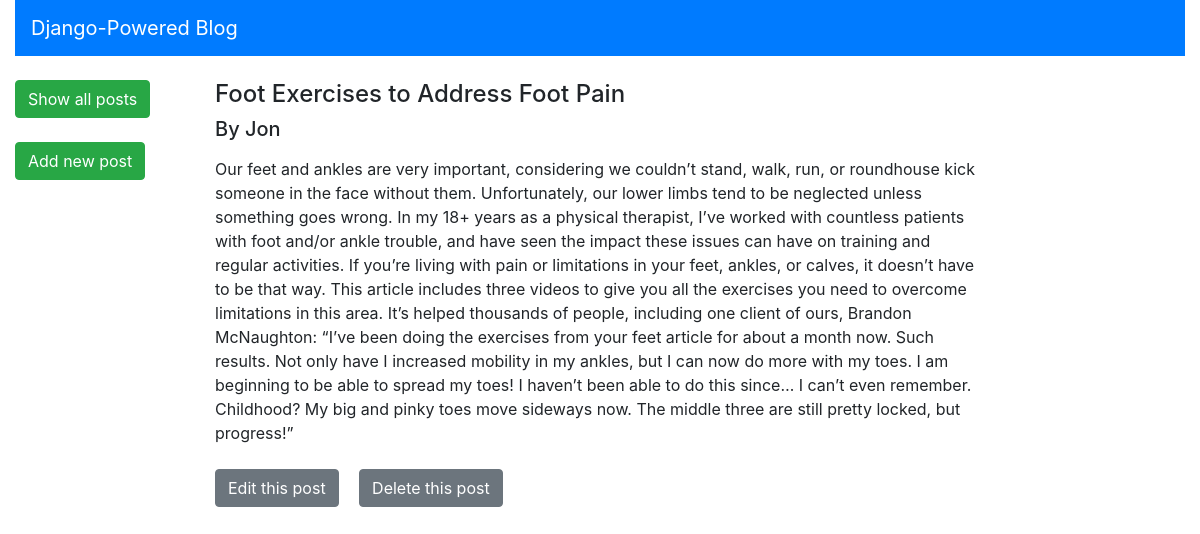
/post/16/, run on the app's committed database.
### blog/models.py (models this page shows, shortened)
class Post(models.Model):
    title = models.CharField(max_length=200)
    body = models.TextField()
    author = models.ForeignKey(
        'auth.User',
        on_delete=models.CASCADE,
    )

### blog/views.py (the view)
# urls.py: path('post/<int:pk>/', BlogDetailView.as_view(), name='post_detail'),
class BlogDetailView(DetailView):
    model = Post
    template_name = 'post_detail.html'

### templates/post_detail.html
{% extends 'base.html' %}
{% block content %}
    <div class="row">
        <div class="col">
            <h4>{{ post.title }}</h4>
            <h5>By {{ post.author }}</h5>
        </div>
    </div>
    <div class="row">
        <div class="col py-2">
            <p>{{ post.body }}</p>
        </div>
    </div>
    <div class="row">
        <div class="col">
            <a class="btn btn-secondary mr-3" href="{% url 'post_edit' post.pk %}" role="button">Edit this post</a>
            <a class="btn btn-secondary" href="{% url 'post_delete' post.pk %}" role="button">Delete this post</a>
        </div>
    </div>
{% endblock content %}

### data on the page
Post: title "Foot Exercises to Address Foot Pain", author "Jon", body "Our feet and ankles are very important, considering we couldn’t stand, walk, run, or roundhouse kick someone in the face without them. Unfortunately, our lower limbs tend to be neglected unless something goes wrong. In my 18+ years as a physical therapist, I’ve worked with countless patients with foot and/or ankle trouble, and have seen the impact these issues can have on training and regular activities. If you’re living with pain or limitations in your feet, ankles, or calves, it doesn’t have to be that way. This article includes three videos to give you all the exercises you need to overcome limitations in this area. It’s helped thousands of people, including one client of ours, Brandon…"
